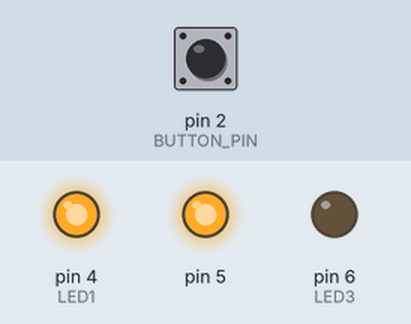
Simulated run of this sketch. Board: Arduino Uno, built with avr-gcc and run on an emulated ATmega328P. On the bench: output pins drawn as LEDs (lit = HIGH). Dashed ring = blinking. The test bench sets the inputs (shaded band); at power-on: pin 2 (BUTTON_PIN) HIGH.

Above: at 5.0 s.
5.1 s: pin 2 (BUTTON_PIN) pulled LOW for 0.15 s
At 5.4 s:
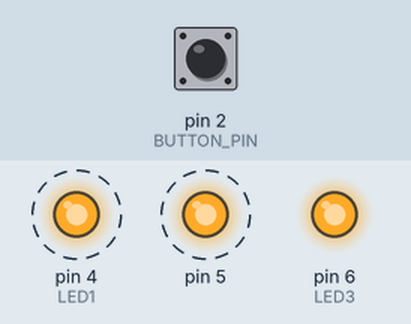
8.1 s: pin 2 (BUTTON_PIN) pulled LOW for 1 s
At 9.2 s:
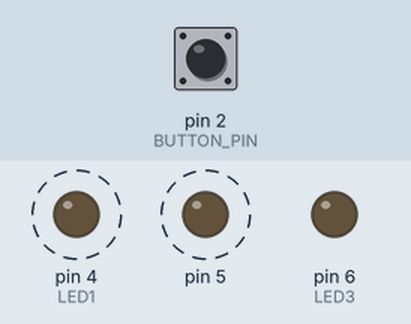
11.1 s: pin 2 (BUTTON_PIN) pulled LOW for 3.2 s
At 14.4 s:
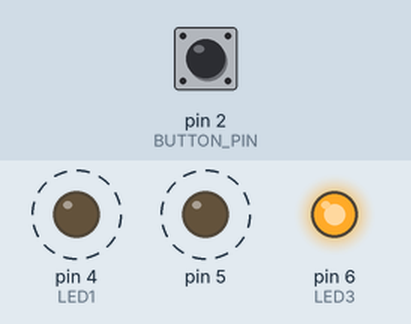
Timing chart, 0 to 21.8 s (numbered marks = the images above; inputs shaded):
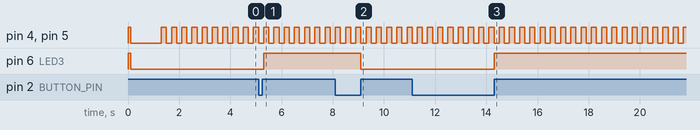

The sketch:

interrupt_pin2_led.ino
```cpp
#include <avr/io.h>
#include <util/delay.h>
#include <avr/interrupt.h>

#define BUTTON_PIN 2
#define LED1 4
#define LED2 5
#define LED3 6

bool led3_flag = false;

ISR(INT0_vect){
  led3_flag =!led3_flag;
}

void init_leds(void){
  DDRD |= (1 << LED1) | (1 << LED2) | (1 << LED3);

  // Configuring button pin as pullup
  PORTD |= (1 << BUTTON_PIN);

  // Turning on the rest because they are configured as outputs;
  PORTD |= (1 << LED1) | (1 << LED2) | (1 << LED3);
  _delay_ms(100);
  PORTD &= ~((1 << LED1) | (1 << LED2) | (1 << LED3));
  _delay_ms(1000);
}

void init_interrupt(void){
  EIMSK |= (1 << INT0);   // Enable INT0
  EICRA |= (1 << ISC01) | (1 << ISC00);  // Trigger when button changes
  sei();                  // Enable global interrupt bit
}

int main(void){
  init_leds();
  init_interrupt();

  while(1){
    _delay_ms(200);
    PORTD ^= (1 << LED1) | (1 << LED2);
    if (led3_flag == true){
      PORTD |= (1 << LED3);
    }
    else{
      PORTD &= ~(1 << LED3);
    }
  }
}
```

Measured:
- after the input at 5.1 s, pin 6 (LED3): LOW → HIGH after 0.20 s
- after the input at 8.1 s, pin 6 (LED3): HIGH → LOW after 1.0 s
- after the input at 11.1 s, pin 6 (LED3): LOW → HIGH after 3.2 s
- by itself, pin 4 (LED1), pin 5: alternates HIGH for 0.20 s and LOW for 0.20 s
